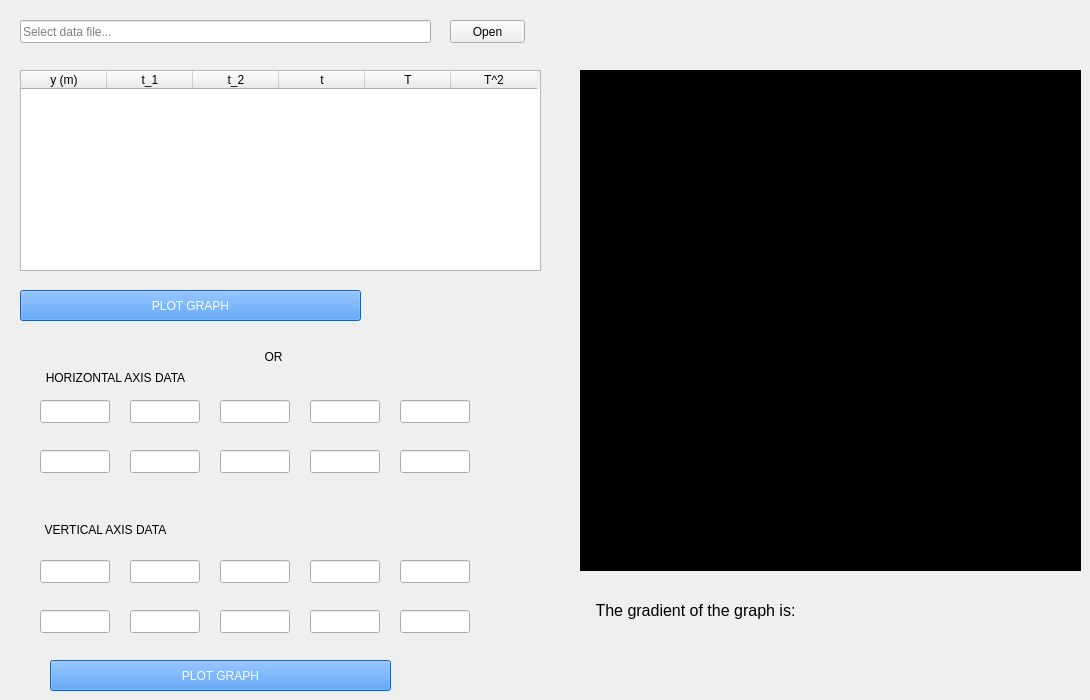
     <widget class="QWidget" name="pend_tab">
      <attribute name="title">
       <string>Simple Pendulum</string>
      </attribute>
      <widget class="QLineEdit" name="data_file_path">
       <property name="geometry">
        <rect>
         <x>20</x>
         <y>20</y>
         <width>411</width>
         <height>23</height>
        </rect>
       </property>
       <property name="placeholderText">
        <string>Select data file...</string>
       </property>
      </widget>
      <widget class="QPushButton" name="file_btn">
       <property name="geometry">
        <rect>
         <x>450</x>
         <y>20</y>
         <width>75</width>
         <height>23</height>
        </rect>
       </property>
       <property name="text">
        <string>Open</string>
       </property>
      </widget>
      <widget class="QTableWidget" name="tableWidget">
       <property name="geometry">
        <rect>
         <x>20</x>
         <y>70</y>
         <width>521</width>
         <height>201</height>
        </rect>
       </property>
       <property name="statusTip">
        <string>Data table</string>
       </property>
       <property name="editTriggers">
        <set>QAbstractItemView::AnyKeyPressed</set>
       </property>
       <property name="showGrid">
        <bool>true</bool>
       </property>
       <property name="sortingEnabled">
        <bool>false</bool>
       </property>
       <property name="columnCount">
        <number>6</number>
       </property>
       <attribute name="horizontalHeaderCascadingSectionResizes">
        <bool>false</bool>
       </attribute>
       <attribute name="horizontalHeaderDefaultSectionSize">
        <number>86</number>
       </attribute>
       <column>
        <property name="text">
         <string>y (m)</string>
        </property>
       </column>
       <column>
        <property name="text">
         <string>t_1</string>
        </property>
       </column>
       <column>
        <property name="text">
         <string>t_2</string>
        </property>
       </column>
       <column>
        <property name="text">
         <string>t</string>
        </property>
       </column>
       <column>
        <property name="text">
         <string>T</string>
        </property>
       </column>
       <column>
        <property name="text">
         <string>T^2</string>
        </property>
       </column>
      </widget>
      <widget class="PlotWidget" name="graph" native="true">
       <property name="geometry">
        <rect>
         <x>580</x>
         <y>70</y>
         <width>501</width>
         <height>501</height>
        </rect>
       </property>
       <property name="statusTip">
        <string>Graph</string>
       </property>
       <property name="autoFillBackground">
        <bool>false</bool>
       </property>
       <property name="styleSheet">
        <string notr="true">background-color: rgb(0, 0, 0);</string>
       </property>
      </widget>
      <widget class="QLabel" name="label">
       <property name="geometry">
        <rect>
         <x>250</x>
         <y>350</y>
         <width>47</width>
         <height>13</height>
        </rect>
       </property>
       <property name="text">
        <string>OR</string>
       </property>
       <property name="alignment">
        <set>Qt::AlignCenter</set>
       </property>
      </widget>
      <widget class="QLabel" name="label_2">
       <property name="geometry">
        <rect>
         <x>20</x>
         <y>370</y>
         <width>191</width>
         <height>16</height>
        </rect>
       </property>
       <property name="text">
        <string>HORIZONTAL AXIS DATA</string>
       </property>
       <property name="alignment">
        <set>Qt::AlignCenter</set>
       </property>
      </widget>
      <widget class="QLabel" name="label_3">
       <property name="geometry">
        <rect>
         <x>20</x>
         <y>520</y>
         <width>171</width>
         <height>20</height>
        </rect>
       </property>
       <property name="text">
        <string>VERTICAL AXIS DATA</string>
       </property>
       <property name="alignment">
        <set>Qt::AlignCenter</set>
       </property>
      </widget>
      <widget class="QLineEdit" name="hori_1">
       <property name="geometry">
        <rect>
         <x>40</x>
         <y>400</y>
         <width>70</width>
         <height>23</height>
        </rect>
       </property>
      </widget>
      <widget class="QLineEdit" name="hori_2">
       <property name="geometry">
        <rect>
         <x>130</x>
         <y>400</y>
         <width>70</width>
         <height>23</height>
        </rect>
       </property>
      </widget>
      <widget class="QLineEdit" name="hori_4">
       <property name="geometry">
        <rect>
         <x>310</x>
         <y>400</y>
         <width>70</width>
         <height>23</height>
        </rect>
       </property>
      </widget>
      <widget class="QLineEdit" name="hori_3">
       <property name="geometry">
        <rect>
         <x>220</x>
         <y>400</y>
         <width>70</width>
         <height>23</height>
        </rect>
       </property>
      </widget>
      <widget class="QLineEdit" name="hori_5">
       <property name="geometry">
        <rect>
         <x>400</x>
         <y>400</y>
         <width>70</width>
         <height>23</height>
        </rect>
       </property>
      </widget>
      <widget class="QLineEdit" name="hori_6">
       <property name="geometry">
        <rect>
         <x>40</x>
         <y>450</y>
         <width>70</width>
         <height>23</height>
        </rect>
       </property>
      </widget>
      <widget class="QLineEdit" name="hori_10">
       <property name="geometry">
        <rect>
         <x>400</x>
         <y>450</y>
         <width>70</width>
         <height>23</height>
        </rect>
       </property>
      </widget>
      <widget class="QLineEdit" name="hori_7">
       <property name="geometry">
        <rect>
         <x>130</x>
         <y>450</y>
         <width>70</width>
         <height>23</height>
        </rect>
       </property>
      </widget>
      <widget class="QLineEdit" name="hori_8">
       <property name="geometry">
        <rect>
         <x>220</x>
         <y>450</y>
         <width>70</width>
         <height>23</height>
        </rect>
       </property>
      </widget>
      <widget class="QLineEdit" name="hori_9">
       <property name="geometry">
        <rect>
         <x>310</x>
         <y>450</y>
         <width>70</width>
         <height>23</height>
        </rect>
       </property>
      </widget>
      <widget class="QLineEdit" name="vert_6">
       <property name="geometry">
        <rect>
         <x>40</x>
         <y>610</y>
         <width>70</width>
         <height>23</height>
        </rect>
       </property>
      </widget>
      <widget class="QLineEdit" name="vert_1">
       <property name="geometry">
        <rect>
         <x>40</x>
         <y>560</y>
         <width>70</width>
         <height>23</height>
        </rect>
       </property>
      </widget>
      <widget class="QLineEdit" name="vert_5">
       <property name="geometry">
        <rect>
         <x>400</x>
         <y>560</y>
         <width>70</width>
         <height>23</height>
        </rect>
       </property>
      </widget>
      <widget class="QLineEdit" name="vert_8">
       <property name="geometry">
        <rect>
         <x>220</x>
         <y>610</y>
         <width>70</width>
         <height>23</height>
        </rect>
       </property>
      </widget>
      <widget class="QLineEdit" name="vert_7">
       <property name="geometry">
        <rect>
         <x>130</x>
         <y>610</y>
         <width>70</width>
         <height>23</height>
        </rect>
       </property>
      </widget>
      <widget class="QLineEdit" name="vert_2">
       <property name="geometry">
        <rect>
         <x>130</x>
         <y>560</y>
         <width>70</width>
         <height>23</height>
        </rect>
       </property>
      </widget>
      <widget class="QLineEdit" name="vert_10">
       <property name="geometry">
        <rect>
         <x>400</x>
         <y>610</y>
         <width>70</width>
         <height>23</height>
        </rect>
       </property>
      </widget>
      <widget class="QLineEdit" name="vert_3">
       <property name="geometry">
        <rect>
         <x>220</x>
         <y>560</y>
         <width>70</width>
         <height>23</height>
        </rect>
       </property>
      </widget>
      <widget class="QLineEdit" name="vert_9">
       <property name="geometry">
        <rect>
         <x>310</x>
         <y>610</y>
         <width>70</width>
         <height>23</height>
        </rect>
       </property>
      </widget>
      <widget class="QLineEdit" name="vert_4">
       <property name="geometry">
        <rect>
         <x>310</x>
         <y>560</y>
         <width>70</width>
         <height>23</height>
        </rect>
       </property>
      </widget>
      <widget class="QLabel" name="label_4">
       <property name="geometry">
        <rect>
         <x>580</x>
         <y>590</y>
         <width>231</width>
         <height>41</height>
        </rect>
       </property>
       <property name="font">
        <font>
         <pointsize>12</pointsize>
        </font>
       </property>
       <property name="text">
        <string>The gradient of the graph is:</string>
       </property>
       <property name="alignment">
        <set>Qt::AlignCenter</set>
       </property>
      </widget>
      <widget class="QPushButton" name="no_table_graph_btn">
       <property name="geometry">
        <rect>
         <x>50</x>
         <y>660</y>
         <width>341</width>
         <height>31</height>
        </rect>
       </property>
       <property name="styleSheet">
        <string notr="true">background-color: rgb(53, 132, 228);
color: rgb(255, 255, 255);</string>
       </property>
       <property name="text">
        <string>PLOT GRAPH</string>
       </property>
      </widget>
      <widget class="QPushButton" name="table_graph_btn">
       <property name="geometry">
        <rect>
         <x>20</x>
         <y>290</y>
         <width>341</width>
         <height>31</height>
        </rect>
       </property>
       <property name="styleSheet">
        <string notr="true">background-color: rgb(53, 132, 228);
color: rgb(255, 255, 255);</string>
       </property>
       <property name="text">
        <string>PLOT GRAPH</string>
       </property>
      </widget>
      <widget class="QLabel" name="slope_value">
       <property name="geometry">
        <rect>
         <x>810</x>
         <y>590</y>
         <width>271</width>
         <height>41</height>
        </rect>
       </property>
       <property name="font">
        <font>
         <pointsize>12</pointsize>
        </font>
       </property>
       <property name="text">
        <string/>
       </property>
       <property name="alignment">
        <set>Qt::AlignLeading|Qt::AlignLeft|Qt::AlignVCenter</set>
       </property>
      </widget>
     </widget>
